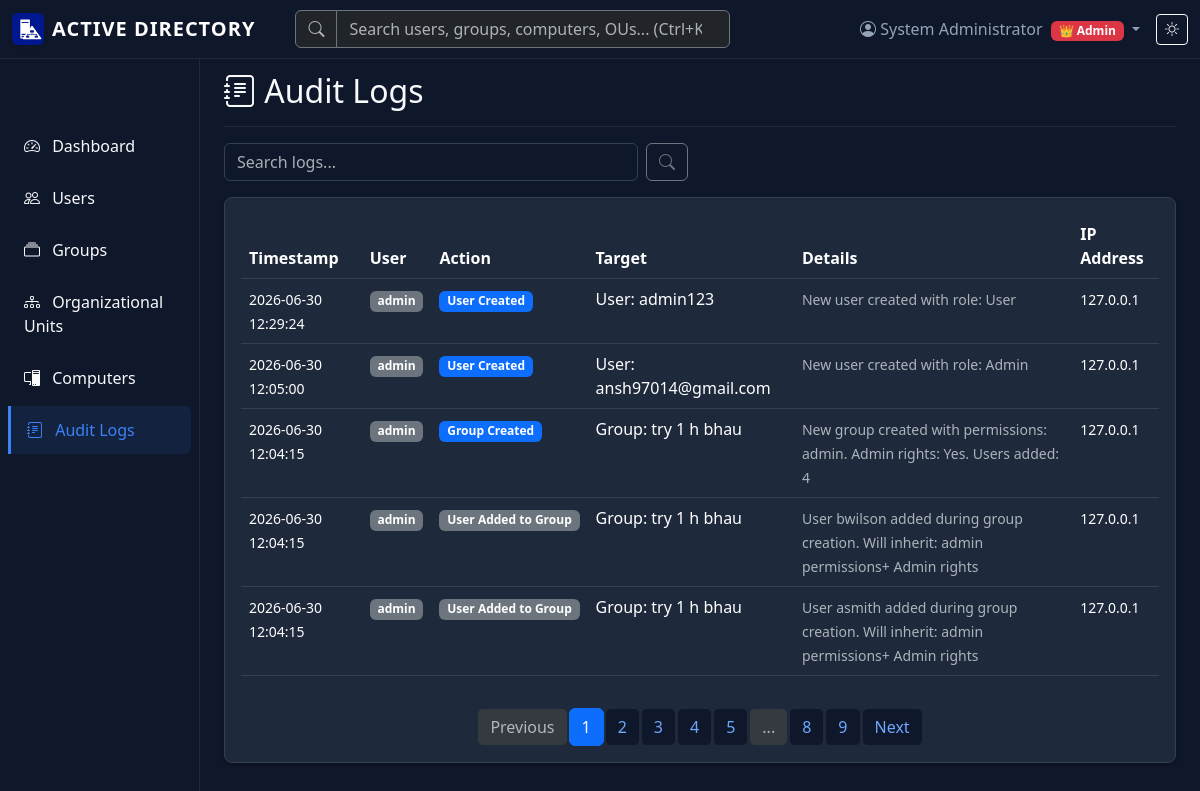
The page /logs (signed in) on the database as committed earlier.
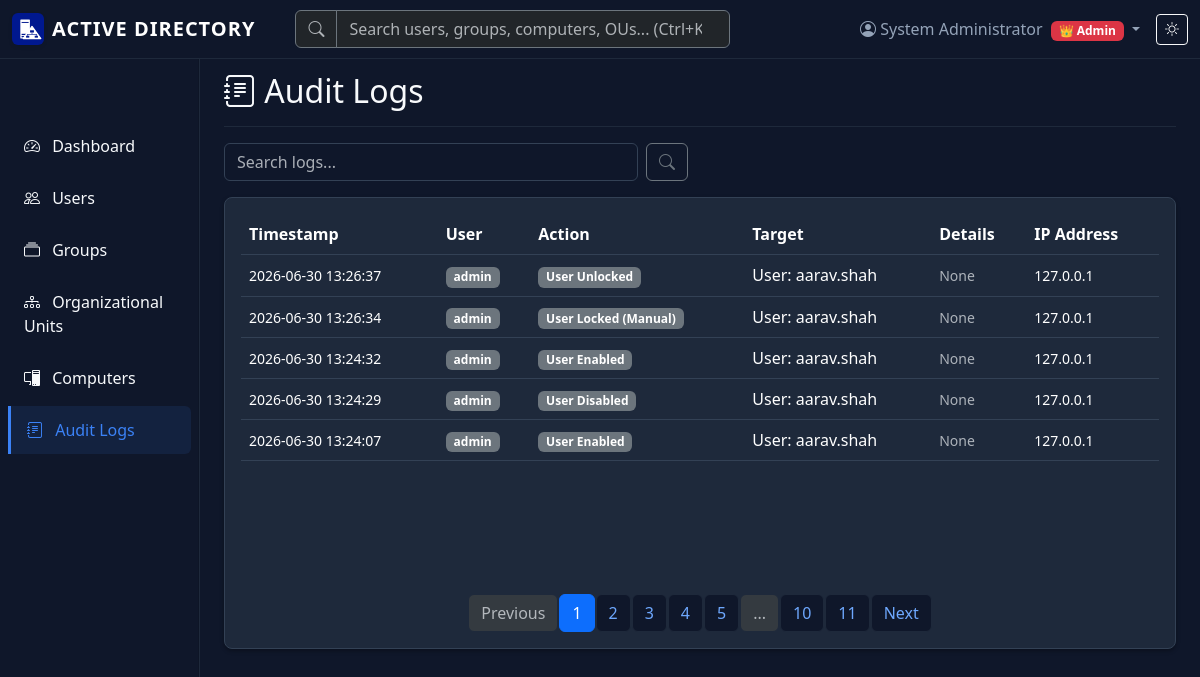
The same page on the database as committed later.
### models.py (models this page shows, shortened)
class User(UserMixin, db.Model):
    id = db.Column(db.Integer, primary_key=True)
    username = db.Column(db.String(80), unique=True, nullable=False, index=True)
    email = db.Column(db.String(120), unique=True, nullable=False, index=True)
    password_hash = db.Column(db.String(255), nullable=False)
    first_name = db.Column(db.String(50), nullable=False)
    last_name = db.Column(db.String(50), nullable=False)
    role = db.Column(db.String(20), nullable=False, default='User')  # Admin or User
    is_active = db.Column(db.Boolean, default=True, nullable=False)
    failed_attempts = db.Column(db.Integer, default=0, nullable=False)
    locked_until = db.Column(db.DateTime, nullable=True)
    created_at = db.Column(db.DateTime, default=lambda: datetime.now(timezone.utc), nullable=False)
    last_login = db.Column(db.DateTime, nullable=True)
    ou_id = db.Column(db.Integer, db.ForeignKey('organizational_unit.id'), nullable=True)
    groups = db.relationship('Group', secondary=group_members, lazy='subquery',
                           backref=db.backref('members', lazy=True))
    audit_logs = db.relationship('AuditLog', backref='user', lazy=True)
    def is_admin(self):
        if self.role == 'Admin':
            return True
        admin_groups = [g for g in self.groups if g.grant_admin_rights]
        return len(admin_groups) > 0

class AuditLog(db.Model):
    id = db.Column(db.Integer, primary_key=True)
    user_id = db.Column(db.Integer, db.ForeignKey('user.id'), nullable=False)
    action = db.Column(db.String(100), nullable=False)
    target = db.Column(db.String(200), nullable=False)
    details = db.Column(db.Text, nullable=True)
    timestamp = db.Column(db.DateTime, default=datetime.utcnow, nullable=False, index=True)
    ip_address = db.Column(db.String(15), nullable=True)

### app.py (the view)
@app.route('/logs')
@login_required_with_message
def audit_logs():
    page = request.args.get('page', 1, type=int)
    search = request.args.get('search', '', type=str)
    query = AuditLog.query
    if search:
        query = query.filter(
            (AuditLog.action.contains(search)) |
            (AuditLog.target.contains(search)) |
            (AuditLog.details.contains(search))
        )
    logs_pagination = query.order_by(AuditLog.timestamp.desc()).paginate(
        page=page, per_page=app.config['ITEMS_PER_PAGE'], error_out=False
    )
    return render_template('logs.html', title='Audit Logs',
                         logs=logs_pagination.items, pagination=logs_pagination, search=search)

### app.py (called while the page is built)
def create_app(config_name=None):
    app = Flask(__name__)
    config_name = config_name or os.environ.get('FLASK_CONFIG', 'default')
    app.config.from_object(config[config_name])
    db.init_app(app)
    login_manager = LoginManager()
    login_manager.init_app(app)
    login_manager.login_view = 'login'
    login_manager.login_message = 'Please log in to access this page.'
    login_manager.login_message_category = 'warning'
    @login_manager.user_loader
    def load_user(user_id):
        return User.query.get(int(user_id))
    @app.before_request
    def before_request():
        from flask_login import current_user
        if current_user.is_authenticated:
            try:
                db.session.expire(current_user)
                db.session.expire_all()
            except Exception:
                pass  # If refresh fails, continue with current user object
    return app

### auth.py (called while the page is built)
def login_required_with_message(f):
    @wraps(f)
    def decorated_function(*args, **kwargs):
        if not current_user.is_authenticated:
            flash('Please log in to access this page.', 'warning')
            return redirect(url_for('login', next=request.url))
        if not current_user.is_active:
            flash('Your account has been deactivated. Please contact an administrator.', 'error')
            return redirect(url_for('login'))
        return f(*args, **kwargs)
    return decorated_function

### templates/logs.html
{% extends "base.html" %}
{% block content %}
<div class="d-flex justify-content-between flex-wrap flex-md-nowrap align-items-center pt-3 pb-2 mb-3 border-bottom">
    <h1 class="h2"><i class="bi bi-journal-text"></i> Audit Logs</h1>
</div>
<div class="row mb-3">
    <div class="col-md-6">
        <form method="GET" class="d-flex">
            <input type="text" name="search" class="form-control" placeholder="Search logs..."
                   value="{{ search }}" onchange="this.form.submit()">
            <button type="submit" class="btn btn-outline-secondary ms-2">
                <i class="bi bi-search"></i>
            </button>
        </form>
    </div>
</div>
<div class="card">
    <div class="card-body d-flex flex-column paginated-container">
        {% if logs %}
        <div class="table-responsive">
            <table class="table table-hover">
                <thead>
                    <tr>
                        <th>Timestamp</th>
                        <th>User</th>
                        <th>Action</th>
                        <th>Target</th>
                        <th>Details</th>
                        <th>IP Address</th>
                    </tr>
                </thead>
                <tbody>
                    {% for log in logs %}
                    <tr>
                        <td>
                            <small>{{ log.timestamp.strftime('%Y-%m-%d %H:%M:%S') }}</small>
                        </td>
                        <td>
                            <span class="badge bg-secondary">{{ log.user.username }}</span>
                        </td>
                        <td>
                            <span class="badge
                                {% if 'Login' in log.action %}bg-success
                                {% elif 'Logout' in log.action %}bg-info
                                {% elif 'Created' in log.action %}bg-primary
                                {% elif 'Updated' in log.action %}bg-warning
                                {% elif 'Deleted' in log.action %}bg-danger
                                {% elif 'ON' in log.action or 'RESTART' in log.action %}bg-warning
                                {% elif 'Failed' in log.action %}bg-danger
                                {% else %}bg-secondary{% endif %}">
                                {{ log.action }}
                            </span>
                        </td>
                        <td>{{ log.target }}</td>
                        <td>
                            <small class="text-muted">{{ log.details }}</small>
                        </td>
                        <td>
                            <small>{{ log.ip_address or '-' }}</small>
                        </td>
                    </tr>
                    {% endfor %}
                </tbody>
            </table>
        </div>
        {% if pagination %}
        <nav aria-label="Logs pagination" class="mt-auto pt-3">
            <ul class="pagination justify-content-center mb-0">
                {% if pagination.has_prev %}
                    <li class="page-item">
                        <a class="page-link" href="{{ url_for('audit_logs', page=pagination.prev_num, search=search) }}">Previous</a>
                    </li>
                {% else %}
                    <li class="page-item disabled">
                        <span class="page-link">Previous</span>
                    </li>
                {% endif %}
                {% for page_num in pagination.iter_pages() %}
                    {% if page_num %}
                        {% if page_num != pagination.page %}
                            <li class="page-item">
                                <a class="page-link" href="{{ url_for('audit_logs', page=page_num, search=search) }}">{{ page_num }}</a>
                            </li>
                        {% else %}
                            <li class="page-item active">
                                <span class="page-link">{{ page_num }}</span>
                            </li>
                        {% endif %}
                    {% else %}
                        <li class="page-item disabled">
                            <span class="page-link">...</span>
                        </li>
                    {% endif %}
                {% endfor %}
                {% if pagination.has_next %}
                    <li class="page-item">
                        <a class="page-link" href="{{ url_for('audit_logs', page=pagination.next_num, search=search) }}">Next</a>
                    </li>
                {% else %}
                    <li class="page-item disabled">
                        <span class="page-link">Next</span>
                    </li>
                {% endif %}
            </ul>
        </nav>
        {% endif %}
        {% else %}
        <p class="text-muted text-center">No audit logs found.</p>
        {% endif %}
    </div>
</div>
{% endblock %}

### templates/base.html (shortened to what this page needs)
<!DOCTYPE html>
<html lang="en" data-bs-theme="dark">
<head>
    <link href="https://cdn.jsdelivr.net/npm/bootstrap@5.3.2/dist/css/bootstrap.min.css" rel="stylesheet">
    <link href="https://cdn.jsdelivr.net/npm/bootstrap-icons@1.11.1/font/bootstrap-icons.css" rel="stylesheet">
    <link href="{{ url_for('static', filename='css/custom.css') }}" rel="stylesheet">
</head>
<body>
    {% if current_user.is_authenticated %}
    <nav class="navbar navbar-expand-lg navbar-dark bg-primary fixed-top">
        <div class="container-fluid">
            <a class="navbar-brand d-flex align-items-center" href="{{ url_for('dashboard') }}">
                <strong style="letter-spacing: 1px; font-weight: 700;">ACTIVE DIRECTORY</strong>
            </a>
            <div class="collapse navbar-collapse" id="navbarNav">
                <ul class="navbar-nav me-auto mb-2 mb-lg-0 w-50">
                    <li class="nav-item w-100 ms-lg-4">
                        <form class="d-flex" action="{{ url_for('search') }}" method="GET">
                            <div class="input-group">
                                <span class="input-group-text bg-dark border-secondary text-muted"><i class="bi bi-search"></i></span>
                                <input class="form-control bg-dark border-secondary text-light" type="search" name="q" placeholder="Search users, groups, computers, OUs... (Ctrl+K)" aria-label="Search">
                            </div>
                        </form>
                    </li>
                </ul>
                <ul class="navbar-nav align-items-center">
                    <li class="nav-item dropdown">
                        <a class="nav-link dropdown-toggle" href="#" role="button" data-bs-toggle="dropdown">
                            <i class="bi bi-person-circle"></i> {{ current_user.first_name }} {{ current_user.last_name }}
                            {% if current_user.is_admin() %}
                                <span class="badge bg-danger ms-1">👑 Admin</span>
                            {% endif %}
                        </a>
                    </li>
                    <li class="nav-item">
                        <button class="btn btn-outline-light btn-sm ms-2" onclick="toggleTheme()" id="themeToggle">
                        </button>
                    </li>
                </ul>
            </div>
        </div>
    </nav>
    {% endif %}
    <div class="container-fluid">
        <div class="row">
            {% if current_user.is_authenticated %}
            <nav class="col-md-2 d-md-block bg-body-secondary sidebar collapse">
                <div class="position-sticky pt-3">
                    <ul class="nav flex-column">
                        <li class="nav-item">
                            <a class="nav-link {% if request.endpoint == 'dashboard' %}active{% endif %}"
                               href="{{ url_for('dashboard') }}">
                                <i class="bi bi-speedometer2"></i> Dashboard
                            </a>
                        </li>
                        <li class="nav-item">
                            <a class="nav-link {% if request.endpoint in ['users', 'add_user', 'edit_user'] %}active{% endif %}"
                               href="{{ url_for('users') }}">
                                <i class="bi bi-people"></i> Users
                            </a>
                        </li>
                        <li class="nav-item">
                            <a class="nav-link {% if request.endpoint in ['groups', 'add_group', 'edit_group'] %}active{% endif %}"
                               href="{{ url_for('groups') }}">
                                <i class="bi bi-collection"></i> Groups
                            </a>
                        </li>
                        <li class="nav-item">
                            <a class="nav-link {% if request.endpoint and request.endpoint.startswith('ou_bp.') %}active{% endif %}"
                               href="{{ url_for('ou_bp.organizational_units') }}">
                                <i class="bi bi-diagram-3"></i> Organizational Units
                            </a>
                        </li>
                        <li class="nav-item">
                            <a class="nav-link {% if request.endpoint in ['computers', 'add_computer', 'edit_computer'] %}active{% endif %}"
                               href="{{ url_for('computers') }}">
                                <i class="bi bi-pc-display"></i> Computers
                            </a>
                        </li>
                        <li class="nav-item">
                            <a class="nav-link {% if request.endpoint == 'audit_logs' %}active{% endif %}"
                               href="{{ url_for('audit_logs') }}">
                                <i class="bi bi-journal-text"></i> Audit Logs
                            </a>
                        </li>
                    </ul>
                </div>
            </nav>
            {% endif %}
            <main class="{% if current_user.is_authenticated %}col-md-9 ms-sm-auto col-lg-10 px-md-4{% else %}col-12{% endif %}">
                {% block content %}{% endblock %}
            </main>
        </div>
    </div>
</body>
</html>

### static/css/custom.css (style rules this page uses)
body { padding-top: 56px; }
.paginated-container { min-height: 450px; }
[data-bs-theme="dark"] { --bs-body-bg: #0f172a; --bs-body-color: #f8fafc; --bs-border-color: #1e293b; --bs-primary: #3b82f6; --bs-success: #10b981; --bs-warning: #f59e0b; --bs-danger: #ef4444; --bs-info: #0ea5e9; --bs-secondary: #64748b; }
[data-bs-theme="dark"] .sidebar { background-color: #0f172a !important; border-right: 1px solid #1e293b; }
[data-bs-theme="dark"] .navbar { background-color: #0f172a !important; border-bottom: 1px solid #1e293b; }
[data-bs-theme="dark"] .nav-link { color: #94a3b8; transition: all 0.2s ease; }
[data-bs-theme="dark"] .nav-link.active { color: #3b82f6; background-color: rgba(59, 130, 246, 0.1); border-left: 3px solid #3b82f6; border-radius: 0 0.375rem 0.375rem 0; }
[data-bs-theme="dark"] .card { background-color: #1e293b; border-color: #334155; box-shadow: 0 4px 6px -1px rgba(0, 0, 0, 0.1), 0 2px 4px -1px rgba(0, 0, 0, 0.06); }
[data-bs-theme="dark"] .table { --bs-table-bg: transparent; --bs-table-striped-bg: rgba(255, 255, 255, 0.02); --bs-table-hover-bg: rgba(255, 255, 255, 0.05); --bs-table-border-color: #334155; }
[data-bs-theme="dark"] .form-control, [data-bs-theme="dark"] .form-select { background-color: #0f172a; border-color: #334155; color: #f8fafc; }
.sidebar { position: fixed; top: 56px; bottom: 0; left: 0; z-index: 100; padding: 48px 0 0; box-shadow: inset -1px 0 0 rgba(0, 0, 0, 0.1); }
.sidebar .nav-link { font-weight: 500; color: inherit; padding: 0.75rem 1rem; border-radius: 0.375rem; margin: 0.125rem 0.5rem; }
.sidebar .nav-link .bi { margin-right: 0.5rem; }
main { margin-top: 48px; }
.badge { font-size: 0.75em; }
#themeToggle { transition: all 0.3s ease; }
.card { border-radius: 0.5rem; box-shadow: 0 0.125rem 0.25rem rgba(0, 0, 0, 0.075); }
[data-bs-theme="dark"] .card { box-shadow: 0 0.125rem 0.25rem rgba(0, 0, 0, 0.3); }
.form-control, .form-select { border-radius: 0.375rem; }
.pagination .page-link { border-radius: 0.375rem; margin: 0 0.125rem; }

Rows that differ between the two databases and show on the page:
no longer on this page (row unchanged): AuditLog: timestamp "2026-06-30 12:29:24", user.username "admin", action "User Created", target "User: admin123", details "New user created with role: User", ip_address "127.0.0.1"
no longer on this page (row unchanged): AuditLog: timestamp "2026-06-30 12:05:00", user.username "admin", action "User Created", target "User: ansh97014@gmail.com", details "New user created with role: Admin", ip_address "127.0.0.1"
no longer on this page (row unchanged): AuditLog: timestamp "2026-06-30 12:04:15", user.username "admin", action "Group Created", target "Group: try 1 h bhau", details "New group created with permissions: admin. Admin rights: Yes. Users added: 4", ip_address "127.0.0.1"
no longer on this page (row unchanged): AuditLog: timestamp "2026-06-30 12:04:15", user.username "admin", action "User Added to Group", target "Group: try 1 h bhau", details "User bwilson added during group creation. Will inherit: admin permissions+ Admin rights", ip_address "127.0.0.1"
no longer on this page (row unchanged): AuditLog: timestamp "2026-06-30 12:04:15", user.username "admin", action "User Added to Group", target "Group: try 1 h bhau", details "User asmith added during group creation. Will inherit: admin permissions+ Admin rights", ip_address "127.0.0.1"
added AuditLog: timestamp "2026-06-30 13:26:37", user.username "admin", action "User Unlocked", target "User: aarav.shah", details "None", ip_address "127.0.0.1"
added AuditLog: timestamp "2026-06-30 13:26:34", user.username "admin", action "User Locked (Manual)", target "User: aarav.shah", details "None", ip_address "127.0.0.1"
added AuditLog: timestamp "2026-06-30 13:24:32", user.username "admin", action "User Enabled", target "User: aarav.shah", details "None", ip_address "127.0.0.1"
added AuditLog: timestamp "2026-06-30 13:24:29", user.username "admin", action "User Disabled", target "User: aarav.shah", details "None", ip_address "127.0.0.1"
added AuditLog: timestamp "2026-06-30 13:24:07", user.username "admin", action "User Enabled", target "User: aarav.shah", details "None", ip_address "127.0.0.1"
Other text that changed with them:
new list line: "10"
new list line: "11"
list line gone: "8"
list line gone: "9"
